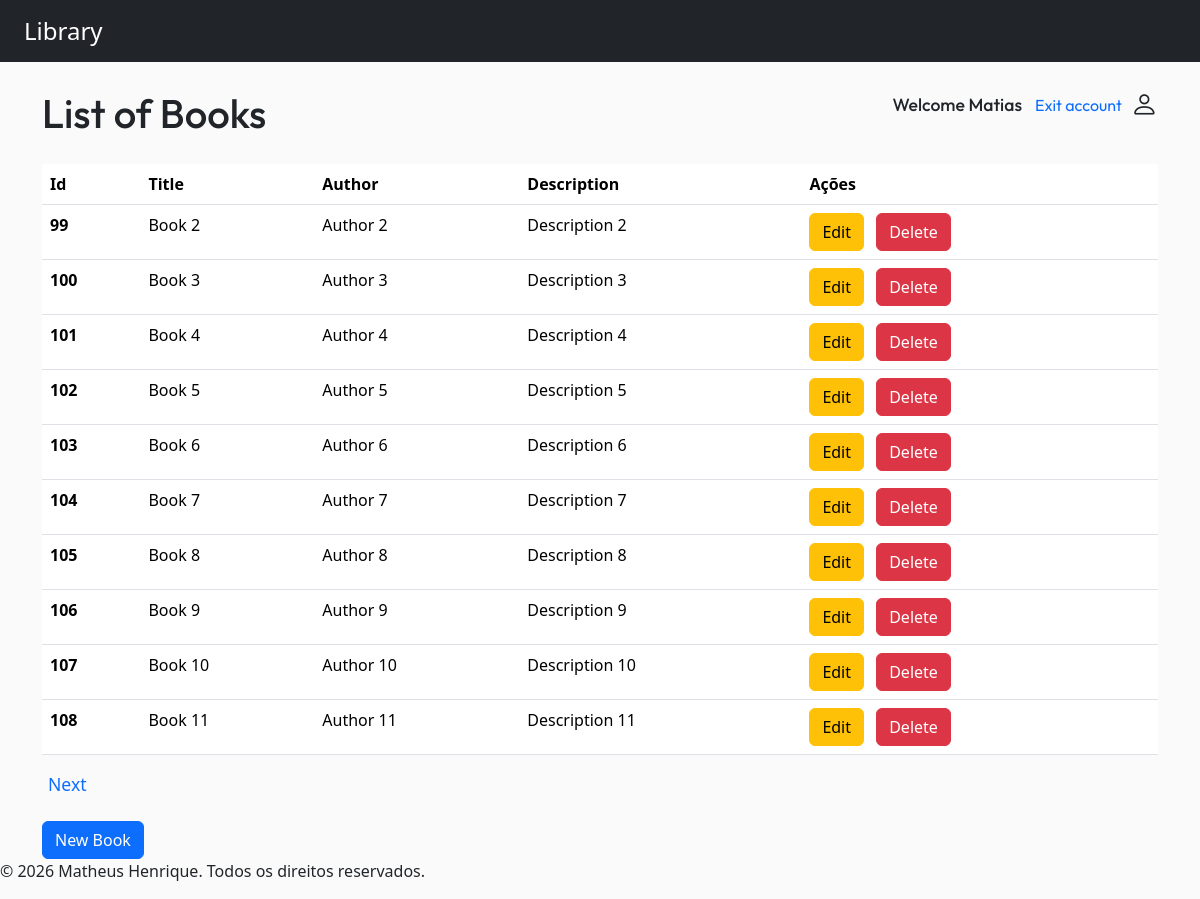
The app's page / (signed in), older data.
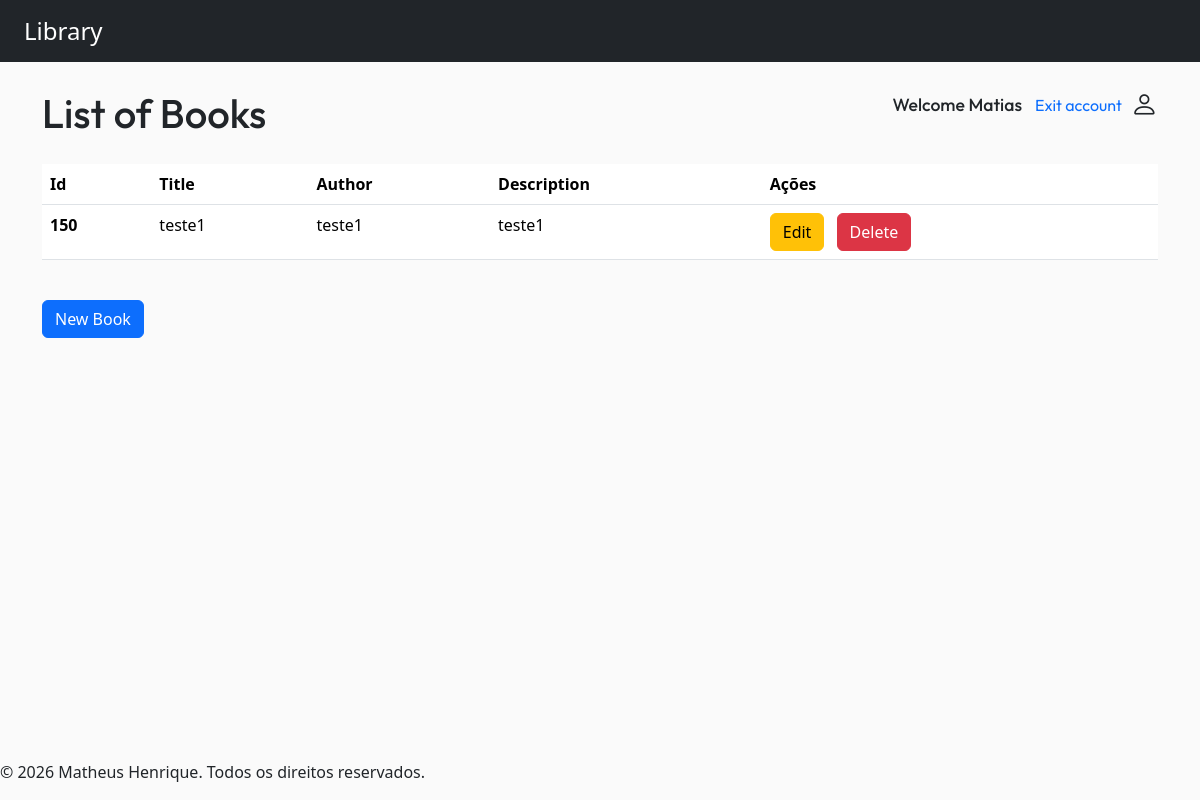
The same page, newer data.
### myapp/models.py (models this page shows, shortened)
class Book(models.Model):
    title = models.CharField(max_length=200)
    author = models.CharField(max_length=200)
    description = models.TextField(default='')
    owner = models.ForeignKey(User, on_delete=models.CASCADE)

### myapp/views.py (the view)
# urls.py: 2. Add a URL to urlpatterns:  path('', views.home, name='home')
@login_required(login_url="/book/login/")
def home(request):
    books = Book.objects.filter(owner=request.user)
    username = request.user.username
    books_paginator = Paginator(books, 10)
    page_number = request.GET.get("page")
    page_obj = books_paginator.get_page(page_number)
    return render(request, 'myapp/home.html', {'page_obj': page_obj, 'username': username, 'books': books})

### myapp/templates/myapp/home.html (shortened to what this page needs)
{% extends "myapp/base.html" %}
{% block content %}
    <main class="container">
        {% if books %}
            <h1 class="d-flex align-items-center mt-4">
                List of Books
                <p class="d-flex align-items-center ms-auto"style="font-size: 1.1rem;">Welcome {{ username.capitalize }} <a href="{% url 'logout' %}" class="btn btn-link pe-2 link-underline" style="text-decoration: none;"><span>Exit account</span></a><i class="bi bi-person" style="font-size: 1.7rem;"></i></p>
            </h1>
            <table class="table mt-4">
                <thead>
                    <tr>
                    <th scope="col">Id</th>
                    <th scope="col">Title</th>
                    <th scope="col">Author</th>
                    <th scope="col">Description</th>
                    <th scope="col">Ações</th>
                    </tr>
                </thead>
                <tbody>
                    {% for book in page_obj %}
                        <tr>
                        <th scope="row">{{ book.id }}</th>
                        <td>{{ book.title }}</td>
                        <td>{{ book.author }}</td>
                        <td>{{ book.description }}</td>
                        <td class="text-nowrap">
                            <a href="{% url "edit_book" book.pk %}" class="btn btn-warning">Edit</a>
                            <button type="button" class="btn btn-danger ms-2" data-bs-toggle="modal" data-bs-target="#meuModal{{ book.id }}">
                            Delete
                            </button>
                        </td>
                        </tr>
                    {% endfor %}
                </tbody>
            </table>
            <div>
                {% if page_obj.has_next %}
                    <a href="{% url "home" %}?page={{ page_obj.next_page_number }}"
                    style="text-decoration: none; font-size: 1.1em; margin-left: 6px">Next</a>
                {% endif %}
            </div>
            <a href="{% url "create_book" %}" class="btn btn-primary mt-4">New Book</a>
        {% endif %}
    </main>
{% endblock content %}

### myapp/templates/myapp/base.html (shortened to what this page needs)
{% load crispy_forms_tags %}
<!DOCTYPE html>
<html lang="pt-br">
<head>
    {% load static %}
    {% load bootstrap5 %}
    {% bootstrap_css %}
    <link rel="stylesheet" href="https://cdn.jsdelivr.net/npm/bootstrap-icons@1.11.1/font/bootstrap-icons.css">
    <link href="{% static "myapp/css/style.css" %}" rel="stylesheet">
</head>
<body class="d-flex flex-column min-vh-100" style="background-color: #FAFAFA;">
    <nav class="navbar navbar-dark bg-dark">
    <a class="navbar-brand ms-4 fs-4" href="{% url "home" %}">Library</a>
    </nav>
{% block content %}
{% endblock content %}
<footer class="mt-auto">
    <p>&copy; 2026 Matheus Henrique. Todos os direitos reservados.</p>
</footer>
</body>
</html>

### myapp/static/myapp/css/style.css (style rules this page uses)
h1 { font-family: "Outfit", sans-serif; }

Row changes from the older to the newer data that the page shows:
removed Book: id "99", title "Book 2", author "Author 2", description "Description 2"
removed Book: id "100", title "Book 3", author "Author 3", description "Description 3"
removed Book: id "101", title "Book 4", author "Author 4", description "Description 4"
removed Book: id "102", title "Book 5", author "Author 5", description "Description 5"
removed Book: id "103", title "Book 6", author "Author 6", description "Description 6"
removed Book: id "104", title "Book 7", author "Author 7", description "Description 7"
removed Book: id "105", title "Book 8", author "Author 8", description "Description 8"
removed Book: id "106", title "Book 9", author "Author 9", description "Description 9"
removed Book: id "107", title "Book 10", author "Author 10", description "Description 10"
removed Book: id "108", title "Book 11", author "Author 11", description "Description 11"
added Book: id "150", title "teste1", author "teste1", description "teste1"
Text that changed along with them:
text no longer shown: "Next"
